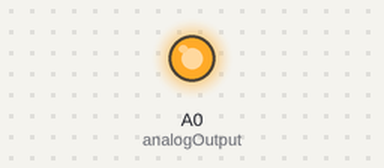
A sketch run on a simulated Arduino Uno, built with avr-gcc and run on an emulated ATmega328P. Parts: output pins drawn as LEDs (lit = HIGH). What the sketch prints to the serial monitor is not drawn.

Above: at 2.0 s.
At 4.1 s:
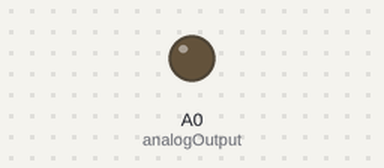
Timing chart, 0 to 5.4 s (numbered marks = the images above):
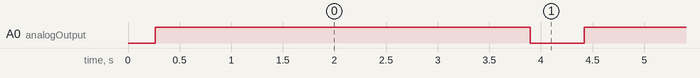

Measured:
- by itself, A0 (analogOutput): alternates HIGH for 3.6 s and LOW for 0.52 s

The sketch:

exo3.ino
```cpp
int analogOutput = A0;

void setup() {
  Serial.begin(9600);
  pinMode(analogOutput,OUTPUT);
}

void loop() {
  // incrémente le voltage d'environ 0.05V toutes les 20 ms en partant de 0
  for(int x=0;x<1024;x+=10){
    analogWrite(analogOutput,x);
    Serial.println(x);
    delay(20);
  }

  // décrémente le voltage d'environ 0.05V toutes les 20 ms en partant de 5V
  for(int x=1023;x>=0;x-=10){
    analogWrite(analogOutput,x);
    Serial.println(x);
    delay(20);
  }
}
```
